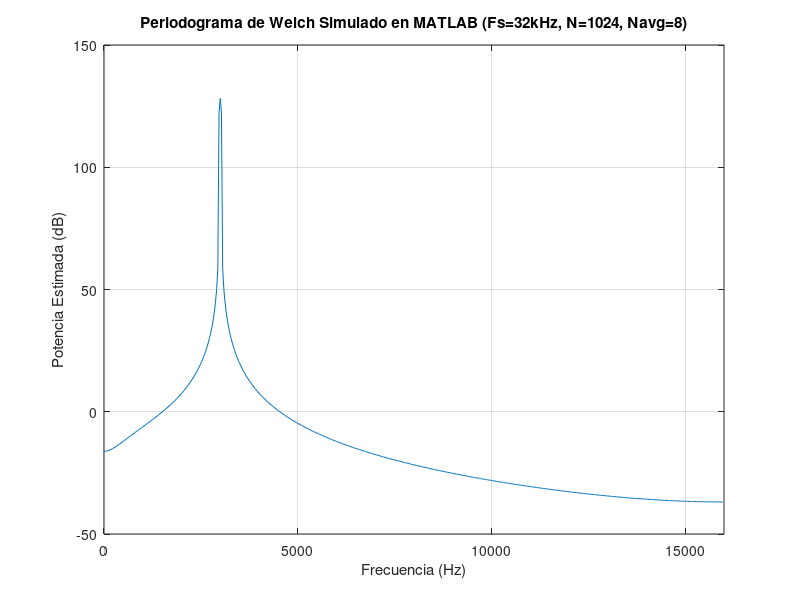

The MATLAB source for this figure:
% -------------------------------------------------------------------------
% MATLAB: Simulación del Procesamiento Welch del STM32
% -------------------------------------------------------------------------
clear; clc; close all;

% --- Parámetros de Configuración (Iguales al STM32) ---
PCM_SAMPLING_FREQ = 32000;      % Hz
FFT_SIZE = 1024;                % N
SINE_FREQ = 3000;                % Hz (Bin exacto: 500 / (32000/1024) = 16)
SINE_AMPLITUDE = 10000;         % Amplitud comparable a int16_t
WELCH_NUM_AVERAGES = 8;         % K_avg

DB_FLOOR = -80.0;
EPSILON_POWER = 1e-18; % Epsilon para potencia (magnitud^2)

NUM_BINS_OUTPUT = FFT_SIZE / 2; % Número de bins de potencia que calcula el STM32

% --- 1. Generar Ventana Hann (como en STM32) ---
hann_window = zeros(FFT_SIZE, 1);
for i = 0:FFT_SIZE-1
    hann_window(i+1) = 0.5 * (1.0 - cos(2.0 * pi * i / (FFT_SIZE - 1.0)));
end
% Alternativa de MATLAB: hann_window = hann(FFT_SIZE, 'periodic');

% --- 2. Inicializar Acumulador de Potencia ---
accumulated_psd_matlab = zeros(NUM_BINS_OUTPUT, 1); % Vector columna

% --- 3. Simular el Procesamiento de WELCH_NUM_AVERAGES Segmentos ---
for segment_idx = 1:WELCH_NUM_AVERAGES
    
    % a. Generar Segmento de Señal Sinusoidal
    % Para simular un flujo continuo, podríamos avanzar la fase,
    % pero para una sinusoide pura y promediado de potencia, la fase inicial no es crítica.
    t_segment = (0:FFT_SIZE-1)' / PCM_SAMPLING_FREQ; % Vector de tiempo para el segmento
    current_segment_pcm = SINE_AMPLITUDE * sin(2 * pi * SINE_FREQ * t_segment);
    
    % b. Aplicar Ventana Hann (como en STM32)
    % STM32: fft_input_f32[i] = (float32_t)pcm_mono_fft_input_buffer[i] * hann_window[i];
    % Aquí current_segment_pcm ya es tipo double (equivalente a float32_t para este propósito)
    windowed_segment = current_segment_pcm .* hann_window;
    
    % c. Calcular RFFT (Simulando la salida empaquetada de CMSIS para el cálculo de potencia)
    % MATLAB fft() devuelve un espectro complejo de doble cara.
    X_matlab_sided = fft(windowed_segment, FFT_SIZE);
    
    % Simular los componentes que usa el STM32 para calcular la potencia:
    % R(0)_cmsis_equiv = X_matlab_sided(1); % Componente DC (MATLAB es 1-indexado)
    % R(N/2)_cmsis_equiv = X_matlab_sided(FFT_SIZE/2 + 1); % Componente Nyquist
    % Para k=1..N/2-1: Re_k_cmsis_equiv = real(X_matlab_sided(k+1)), Im_k_cmsis_equiv = imag(X_matlab_sided(k+1))

    % d. Calcular Espectro de Potencia del Segmento (como en STM32)
    % El STM32 calcula N/2 potencias.
    
    % Bin 0 (DC) en STM32 corresponde a X_matlab_sided(1)
    % La "magnitud" que usa STM32 para DC es directamente el valor real de R(0) de CMSIS RFFT.
    % Si CMSIS RFFT escala la salida por N, y MATLAB no, necesitamos escalar para comparar.
    % PERO, para este script, queremos replicar el *cálculo del STM32* sobre *su* salida FFT.
    % Si el STM32 usa fft_output_f32[0] (que es R(0) de CMSIS),
    % entonces en MATLAB, el equivalente sería real(X_matlab_sided(1)).
    % La potencia sería (real(X_matlab_sided(1)))^2.
    % Nota: abs(X(1))^2 es lo mismo que real(X(1))^2 ya que X(1) es real para entrada real.
    
    power_spectrum_segment = zeros(NUM_BINS_OUTPUT, 1);
    
    % Potencia DC (Bin 0 en el array de salida del STM32)
    % El fft_output_f32[0] del STM32 es R(0). Potencia = R(0)^2
    power_spectrum_segment(1) = abs(X_matlab_sided(1))^2; % Corresponde a (fft_output_f32[0])^2
                                                         % abs() para manejar cualquier residuo complejo numérico
                                                         % X_matlab_sided(1) es real para entrada real.
                                                         
    % Potencia para Bins k = 1 a NUM_BINS_OUTPUT - 1 (corresponde a k=1 a FFT_SIZE/2 - 1 en STM32)
    % STM32: (fft_output_f32[2*k])^2 + (fft_output_f32[2*k+1])^2
    % Esto es |X_k|^2 para el k-ésimo bin complejo de la RFFT.
    % En MATLAB, para el bin k (k=1..N/2-1), X_matlab_sided(k+1) es el componente complejo.
    % Su potencia es abs(X_matlab_sided(k+1))^2.
    for k_stm = 1:(NUM_BINS_OUTPUT - 1) % k_stm es el índice del array de salida de potencia del STM32 (después de DC)
        matlab_fft_index = k_stm + 1; % Índice correspondiente en X_matlab_sided
        power_spectrum_segment(k_stm + 1) = abs(X_matlab_sided(matlab_fft_index))^2;
    end
    
    % ESCALADO IMPORTANTE PARA COMPARAR CON CMSIS-DSP:
    % La magnitud de salida de arm_rfft_fast_f32 es N veces la de una DFT estándar
    % (o N/2 veces la amplitud de la sinusoide para el bin del pico).
    % La salida de fft() de MATLAB, la magnitud es N/2 veces la amplitud de la sinusoide.
    % Si STM32 usa (float)int16_val, y MATLAB usa SINE_AMPLITUDE directamente,
    % y ambos FFTs (CMSIS y MATLAB) escalan la magnitud de un pico sinusoidal a A*N/2:
    % Entonces |X_cmsis_peak| ~ A_input_stm * N/2
    % Y |X_matlab_peak| ~ A_input_matlab * N/2
    % Las potencias serían |X_cmsis_peak|^2 y |X_matlab_peak|^2.
    % El código STM32 no aplica ninguna normalización adicional antes de la acumulación de potencia.
    % Para que sean comparables, si SINE_AMPLITUDE en MATLAB es igual al pico de la señal en STM32,
    % los valores de `power_spectrum_segment` deberían ser del mismo orden.
    % No se necesita escalado adicional aquí si solo queremos simular la operación del STM32.

    % e. Acumular Espectro de Potencia
    accumulated_psd_matlab = accumulated_psd_matlab + power_spectrum_segment;
    
end % Fin del bucle de segmentos

% --- 4. Promediar Espectro de Potencia Acumulado ---
average_psd_matlab = accumulated_psd_matlab / WELCH_NUM_AVERAGES;

% --- 5. Convertir a dB ---
psd_dB_matlab = zeros(NUM_BINS_OUTPUT, 1);
for k = 1:NUM_BINS_OUTPUT
    if average_psd_matlab(k) < EPSILON_POWER % Usar un epsilon para potencia
        psd_dB_matlab(k) = DB_FLOOR;
    else
        psd_dB_matlab(k) = 10.0 * log10(average_psd_matlab(k));
        if psd_dB_matlab(k) < DB_FLOOR
            psd_dB_matlab(k) = DB_FLOOR;
        end
    end
end

% --- 6. Graficar ---
frequencies_matlab = (0:NUM_BINS_OUTPUT-1) * (PCM_SAMPLING_FREQ / FFT_SIZE);

figure;
plot(frequencies_matlab, psd_dB_matlab);
title(['Periodograma de Welch Simulado en MATLAB (Fs=', num2str(PCM_SAMPLING_FREQ/1000), ...
       'kHz, N=', num2str(FFT_SIZE), ', Navg=', num2str(WELCH_NUM_AVERAGES), ')']);
xlabel('Frecuencia (Hz)');
ylabel('Potencia Estimada (dB)');
grid on;
xlim([0, PCM_SAMPLING_FREQ / 2]);
% ylim([DB_FLOOR - 10, max(psd_dB_matlab) + 10]); % Ajustar Ylim dinámicamente o fijarlo

disp('Simulación de Welch en MATLAB completada.');
% Para comparar con el pwelch de MATLAB (requiere Signal Processing Toolbox):
% figure;
% pwelch(current_segment_pcm, hann(FFT_SIZE), 0, FFT_SIZE, PCM_SAMPLING_FREQ, 'power');
% title('pwelch de MATLAB para un segmento (referencia)');
% (Nota: pwelch haría el promediado internamente si se le da una señal más larga)
